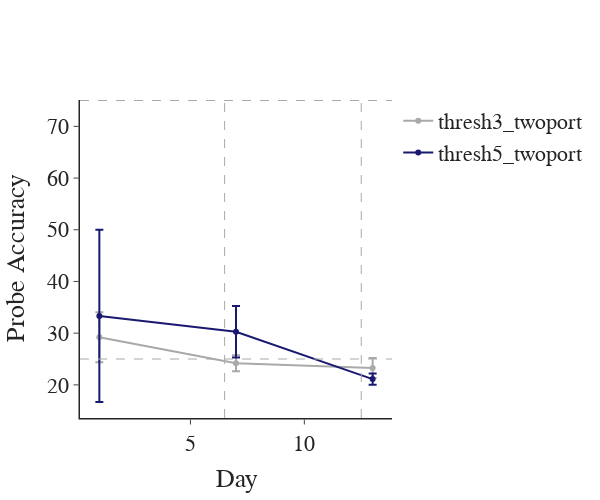

Source (notebook cell):
### Code cell
## Plot average probe performance
fig = pf.custom_graph_template(x_title='Day', y_title='Probe Accuracy', width=600)
for group in np.unique(avg_probe['group']):
    group_data = avg_probe[avg_probe['group'] == group]
    fig.add_trace(go.Scatter(x=group_data['day'], y=group_data['probe_pc']['mean'], name=group, mode='lines+markers',
                            line_color=group_colors_dict[group], error_y=dict(type='data', array=group_data['probe_pc']['sem'])))
fig.add_hline(y=75, line_width=1, line_dash='dash', line_color=chance_color, opacity=1)
fig.add_hline(y=25, line_width=1, line_dash='dash', line_color=chance_color, opacity=1)
fig.add_vline(x=6.5, line_width=1, line_dash='dash', line_color=chance_color, opacity=1)
fig.add_vline(x=12.5, line_width=1, line_dash='dash', line_color=chance_color, opacity=1)
fig.show() 
fig.write_image(pjoin(fig_path, 'probe_accuracy.png'))

### Figure 1 — Plotly figure (JSON) as saved in the notebook; plotly's stock layout.template omitted (floating-point values rounded to 4 significant figures)
{"data": [{"error_y": {"array": [4.833, 1.561, 1.926], "type": "data"}, "line": {"color": "darkgrey"}, "mode": "lines+markers", "name": "thresh3_twoport", "type": "scatter", "x": [1, 7, 13], "y": [29.2, 24.19, 23.25]}, {"error_y": {"array": [16.67, 4.985, 1.111], "type": "data"}, "line": {"color": "midnightblue"}, "mode": "lines+markers", "name": "thresh5_twoport", "type": "scatter", "x": [1, 7, 13], "y": [33.33, 30.27, 21.11]}], "layout": {"font": {"family": "Arial", "size": 22}, "height": 500, "shapes": [{"line": {"color": "darkgrey", "dash": "dash", "width": 1}, "opacity": 1, "type": "line", "x0": 0, "x1": 1, "xref": "x domain", "y0": 75, "y1": 75, "yref": "y"}, {"line": {"color": "darkgrey", "dash": "dash", "width": 1}, "opacity": 1, "type": "line", "x0": 0, "x1": 1, "xref": "x domain", "y0": 25, "y1": 25, "yref": "y"}, {"line": {"color": "darkgrey", "dash": "dash", "width": 1}, "opacity": 1, "type": "line", "x0": 6.5, "x1": 6.5, "xref": "x", "y0": 0, "y1": 1, "yref": "y domain"}, {"line": {"color": "darkgrey", "dash": "dash", "width": 1}, "opacity": 1, "type": "line", "x0": 12.5, "x1": 12.5, "xref": "x", "y0": 0, "y1": 1, "yref": "y domain"}], "title": {"x": 0.5, "xanchor": "center", "y": 0.9, "yanchor": "top"}, "width": 600, "xaxis": {"anchor": "y", "domain": [0, 1], "linewidth": 1.5, "title": {"text": "Day"}}, "yaxis": {"anchor": "x", "domain": [0, 1], "linewidth": 1.5, "title": {"text": "Probe Accuracy"}}}}
